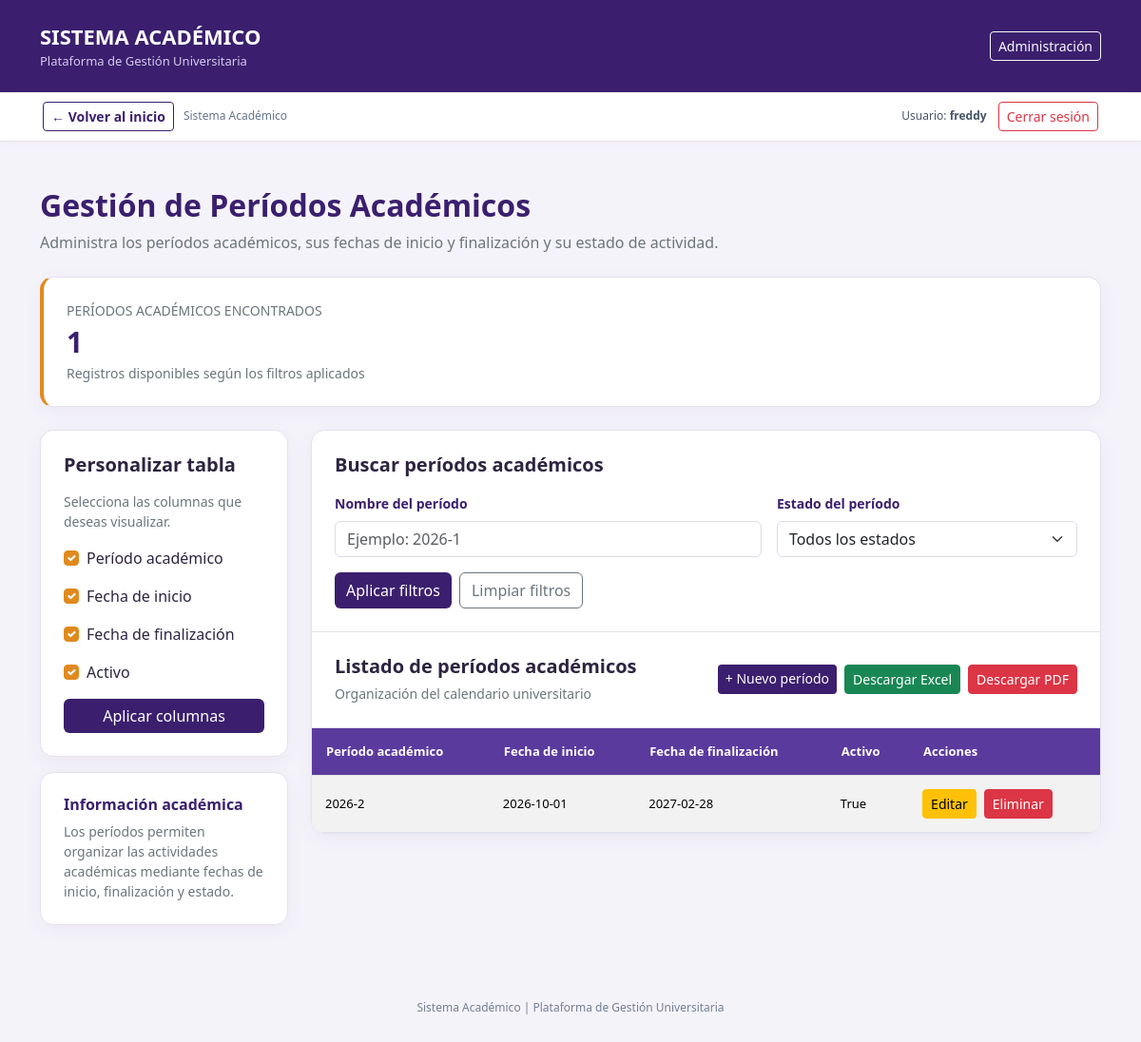
The page /academico/periodos/ (signed in) on the database its author committed.
### academico/models.py (models this page shows, shortened)
class Periodo(ModeloBase):
    nombre = models.CharField(max_length=20, unique=True)
    fecha_inicio = models.DateField("Fecha de inicio")
    fecha_fin = models.DateField("Fecha de fin")
    activo = models.BooleanField(default=False)
    class Meta:
        verbose_name = "Periodo"
        verbose_name_plural = "Periodos"
        ordering = ["-fecha_inicio"]

### academico/views.py (the view)
class PeriodoListView(
    LoginRequiredMixin,
    FiltroCamposMixin,
    ListView
):
    model = Periodo
    template_name = "academico/periodo_lista.html"
    context_object_name = "periodos"
    paginate_by = 10
    login_url = "login"
    titulo_reporte = "Reporte de Períodos Académicos"
    campos_disponibles = {
        "nombre": "Período académico",
        "fecha_inicio": "Fecha de inicio",
        "fecha_fin": "Fecha de finalización",
        "activo": "Activo",
    }
    campos_por_defecto = [
        "nombre",
        "fecha_inicio",
        "fecha_fin",
        "activo",
    ]
    ordering = ["-fecha_inicio"]
    def get_queryset(self):
        queryset = super().get_queryset()
        busqueda = self.request.GET.get(
            "buscar", ""
        ).strip()
        if busqueda:
            queryset = queryset.filter(
                Q(nombre__icontains=busqueda)
            )
        estado = self.request.GET.get(
            "estado", ""
        ).strip()
        if estado == "activo":
            queryset = queryset.filter(activo=True)
        elif estado == "inactivo":
            queryset = queryset.filter(activo=False)
        return queryset
    def get_context_data(self, **kwargs):
        contexto = super().get_context_data(**kwargs)
        contexto["filas_con_periodo"] = list(
            zip(
                contexto["object_list"],
                contexto["filas"]
            )
        )
        contexto["estado_seleccionado"] = (
            self.request.GET.get("estado", "")
        )
        return contexto

### academico/templates/academico/periodo_lista.html (shortened to what this page needs)
<!DOCTYPE html>
<html lang="es">
<head>
    <link
        href="https://cdn.jsdelivr.net/npm/bootstrap@5.3.3/dist/css/bootstrap.min.css"
        rel="stylesheet"
    >
</head>
<body>
    <header class="barra-superior">
        <div class="container">
            <div class="d-flex justify-content-between align-items-center">
                <div>
                    <div class="marca">
                        SISTEMA ACADÉMICO
                    </div>
                    <div class="subtitulo">
                        Plataforma de Gestión Universitaria
                    </div>
                </div>
                <a href="/admin/"
                   class="btn btn-outline-light btn-sm">
                    Administración
                </a>
            </div>
        </div>
    </header>
    {% include "core/_navegacion.html" %}
    <main class="container py-5">
        <div class="mb-4">
            <h2 class="titulo-pagina">
                Gestión de Períodos Académicos
            </h2>
            <p class="text-secondary">
                Administra los períodos académicos,
                sus fechas de inicio y finalización
                y su estado de actividad.
            </p>
        </div>
        <div class="tarjeta resumen p-4 mb-4">
            <div class="small text-secondary">
                PERÍODOS ACADÉMICOS ENCONTRADOS
            </div>
            <div class="numero">
                {{ paginator.count }}
            </div>
            <div class="small text-secondary">
                Registros disponibles según los filtros aplicados
            </div>
        </div>
        <form
            method="get"
            action="{% url 'academico:periodo_lista' %}"
        >
            <div class="row g-4">
                <div class="col-lg-3">
                    <div class="tarjeta p-4">
                        <h5 class="fw-bold mb-3">
                            Personalizar tabla
                        </h5>
                        <p class="text-secondary small">
                            Selecciona las columnas
                            que deseas visualizar.
                        </p>
                        {% for campo, etiqueta in campos_disponibles.items %}
                            <div class="form-check mb-3">
                                <input
                                    class="form-check-input"
                                    type="checkbox"
                                    name="campos"
                                    value="{{ campo }}"
                                    id="campo{{ forloop.counter }}"
                                    {% if campo in campos_seleccionados %}checked{% endif %}
                                >
                                <label
                                    class="form-check-label"
                                    for="campo{{ forloop.counter }}"
                                >
                                    {{ etiqueta }}
                                </label>
                            </div>
                        {% endfor %}
                        <button
                            type="submit"
                            class="btn btn-principal w-100"
                        >
                            Aplicar columnas
                        </button>
                    </div>
                    <div class="tarjeta p-4 mt-3">
                        <h6 class="fw-bold"
                            style="color: #3b1f6e;">
                            Información académica
                        </h6>
                        <p class="text-secondary small mb-0">
                            Los períodos permiten organizar
                            las actividades académicas
                            mediante fechas de inicio,
                            finalización y estado.
                        </p>
                    </div>
                </div>
                <div class="col-lg-9">
                    <div class="tarjeta overflow-hidden">
                        <div class="p-4 border-bottom">
                            <h5 class="fw-bold mb-3">
                                Buscar períodos académicos
                            </h5>
                            <div class="row g-3">
                                <div class="col-md-7">
                                    <label
                                        for="buscar"
                                        class="form-label etiqueta-filtro"
                                    >
                                        Nombre del período
                                    </label>
                                    <input
                                        type="text"
                                        id="buscar"
                                        name="buscar"
                                        class="form-control"
                                        value="{{ request.GET.buscar|default:'' }}"
                                        placeholder="Ejemplo: 2026-1"
                                    >
                                </div>
                                <div class="col-md-5">
                                    <label
                                        for="estado"
                                        class="form-label etiqueta-filtro"
                                    >
                                        Estado del período
                                    </label>
                                    <select
                                        name="estado"
                                        id="estado"
                                        class="form-select"
                                    >
                                        <option value=""
                                            {% if not estado_seleccionado %}selected{% endif %}>
                                            Todos los estados
                                        </option>
                                    </select>
                                </div>
                            </div>
                            <div class="d-flex flex-wrap gap-2 mt-3">
                                <button
                                    type="submit"
                                    class="btn btn-principal"
                                >
                                    Aplicar filtros
                                </button>
                                <a
                                    href="{% url 'academico:periodo_lista' %}"
                                    class="btn btn-outline-secondary"
                                >
                                    Limpiar filtros
                                </a>
                            </div>
                        </div>
                        <div class="p-4 border-bottom">
                            <div class="d-flex flex-wrap justify-content-between align-items-center gap-3">
                                <div>
                                    <h5 class="fw-bold mb-1">
                                        Listado de períodos académicos
                                    </h5>
                                    <small class="text-secondary">
                                        Organización del calendario universitario
                                    </small>
                                </div>
                                <div class="d-flex flex-wrap gap-2">
                                    <a
                                        href="{% url 'academico:periodo_crear' %}"
                                        class="btn btn-principal btn-sm"
                                    >
                                        + Nuevo período
                                    </a>
                                    <button
                                        type="submit"
                                        name="exportar"
                                        value="excel"
                                        class="btn btn-success btn-sm"
                                    >
                                        Descargar Excel
                                    </button>
                                    <button
                                        type="submit"
                                        name="exportar"
                                        value="pdf"
                                        class="btn btn-danger btn-sm"
                                    >
                                        Descargar PDF
                                    </button>
                                </div>
                            </div>
                        </div>
                        <div class="table-responsive">
                            <table class="table table-striped tabla-periodos mb-0">
                                <thead>
                                    <tr>
                                        {% for encabezado in encabezados %}
                                            <th>{{ encabezado }}</th>
                                        {% endfor %}
                                        <th>Acciones</th>
                                    </tr>
                                </thead>
                                <tbody>
                                    {% for periodo, fila in filas_con_periodo %}
                                        <tr>
                                            {% for valor in fila %}
                                                <td>
                                                    {{ valor }}
                                                </td>
                                            {% endfor %}
                                            <td>
                                                <div class="botones-acciones">
                                                    <a
                                                        href="{% url 'academico:periodo_editar' periodo.pk %}"
                                                        class="btn btn-warning btn-sm"
                                                    >
                                                        Editar
                                                    </a>
                                                    <a
                                                        href="{% url 'academico:periodo_eliminar' periodo.pk %}"
                                                        class="btn btn-danger btn-sm"
                                                    >
                                                        Eliminar
                                                    </a>
                                                </div>
                                            </td>
                                        </tr>
                                    {% endfor %}
                                </tbody>
                            </table>
                        </div>
                    </div>
                </div>
            </div>
        </form>
    </main>
    <footer class="pie-sistema">
        Sistema Académico |
        Plataforma de Gestión Universitaria
    </footer>
</body>
</html>

### core/templates/core/_navegacion.html (shortened to what this page needs)
<nav aria-label="Navegación del sistema" style="background:#fff;border-bottom:1px solid #e6e1f0;box-shadow:0 2px 8px rgba(59,31,110,.04)">
  <div style="max-width:1140px;margin:0 auto;padding:10px 15px;display:flex;align-items:center;justify-content:space-between;gap:12px;flex-wrap:wrap">
    <div style="display:flex;align-items:center;gap:10px;flex-wrap:wrap">
      {% if request.path != '/' %}
      <a href="{% url 'inicio' %}" class="btn btn-outline-primary btn-sm" style="border-color:#3b1f6e;color:#3b1f6e;font-weight:600">
        &larr; Volver al inicio
      </a>
      {% else %}
      <span style="font-weight:700;color:#3b1f6e;font-size:14px">Panel principal</span>
      {% endif %}
      <span style="font-size:12px;color:#64748b">Sistema Académico</span>
    </div>
    <div style="display:flex;align-items:center;gap:12px;flex-wrap:wrap">
      <span style="font-size:12px;color:#475569">Usuario: <strong>{{ request.user.get_username }}</strong></span>
      <form action="{% url 'logout' %}" method="post" style="margin:0">
        <button type="submit" class="btn btn-outline-danger btn-sm" aria-label="Cerrar sesión del sistema">Cerrar sesión</button>
      </form>
    </div>
  </div>
</nav>

### rows shown on the page
Periodo: fila "2026-2" "2026-10-01" "2027-02-28" "True"

### other values the page prints
{{ request.user.get_username }} "freddy"
{{ paginator.count }} "1"
{{ etiqueta }} "Período académico" "Fecha de inicio" "Fecha de finalización" "Activo"
{{ encabezado }} "Período académico" "Fecha de inicio" "Fecha de finalización" "Activo"
